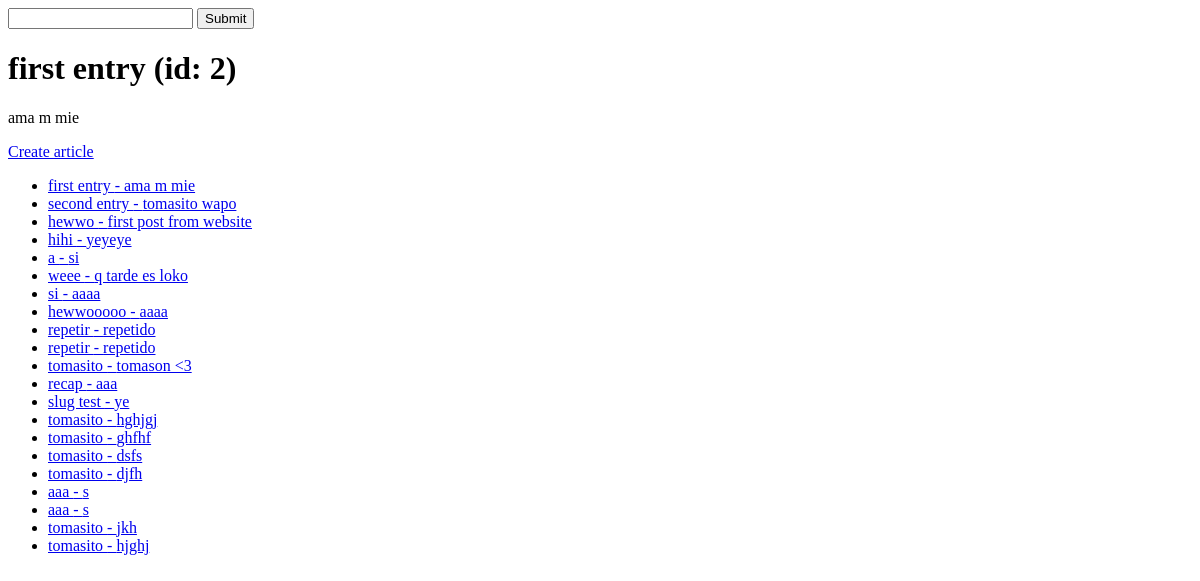
The app's page /, older data.
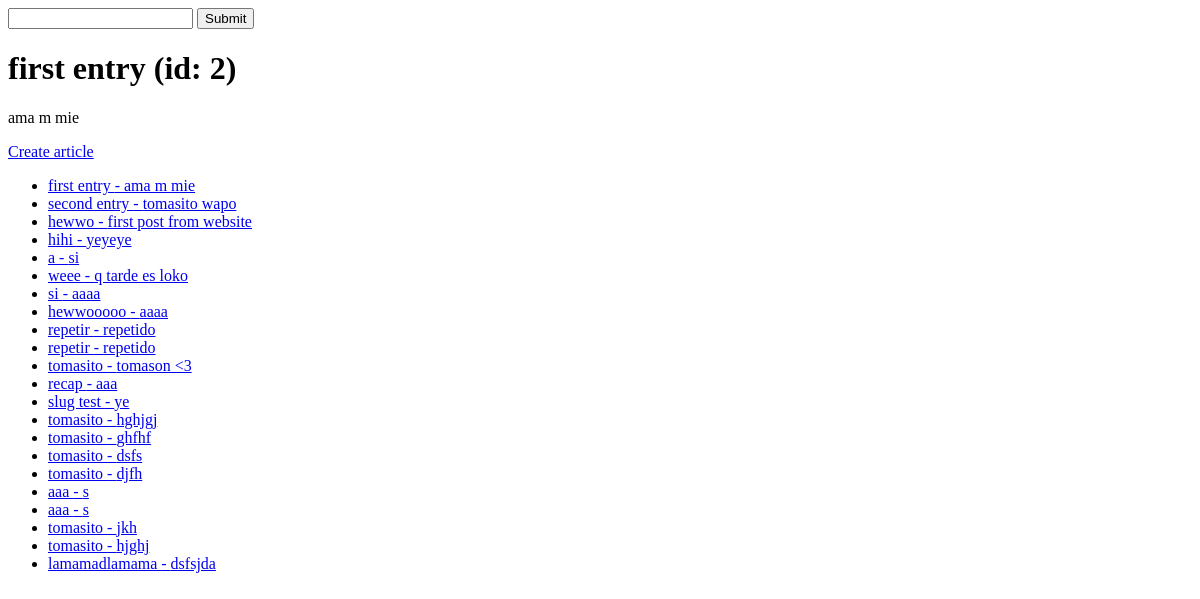
The same page, newer data.
### articles/models.py (models this page shows, shortened)
class Article(models.Model):
    title = models.CharField(max_length=120)
    slug = models.SlugField(blank=True, null=True, unique=True)
    content = models.TextField()
    updated = models.DateTimeField(auto_now=True)
    timestamp = models.DateTimeField(auto_now_add=True)
    publish = models.DateField(auto_now=False, auto_now_add=False, null=True, blank=True)
    def get_absolute_url(self):
        return reverse('article-detail', kwargs={"slug": self.slug})

### recipe_manager/views.py (the view)
# urls.py: path('', home_view), #index
def home_view(request):
    num = random.randint(1,3)
    article = Article.objects.get(id=num)
    articles = Article.objects.all()
    context = {
        'articles': articles,
        'title': article.title,
        'content': article.content,
        'id': article.id
    }
    htmlpage = render_to_string('home_view.html', context=context)
    return HttpResponse(htmlpage)

### templates/home_view.html
{% extends 'base.html' %}
{% block content %}
<h1>{{ title }} (id: {{ id }})</h1>
<p>{{ content }}</p>
<a href="{% url 'article-create' %}">Create article</a>
<ul>
    {% for article in articles %}
        {% if article.title %}
            <li><a href='{{ article.get_absolute_url }}'>{{ article.title }} - {{ article.content }}</a></li>
        {% endif %}
    {% endfor %}
</ul>
{% endblock content %}

Row changes from the older to the newer data that the page shows:
added Article: title "lamamadlamama", content "dsfsjda"
